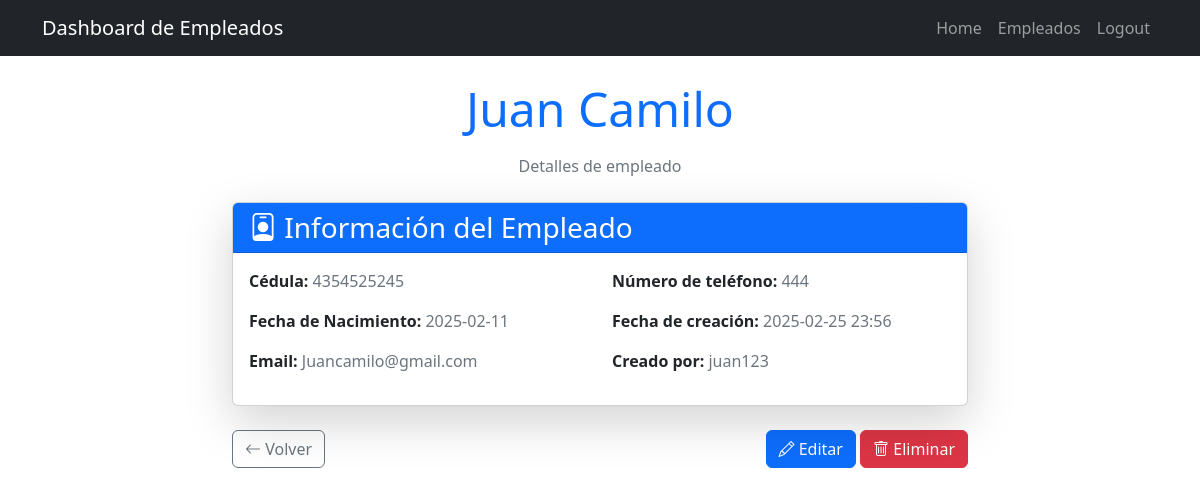
Page /employees/2/ (signed in) on the committed database.
### employees/models.py (models this page shows, shortened)
class Employess(models.Model):
    name = models.CharField(max_length=200)
    DNI = models.CharField(max_length=20)   # en vez de IntegerField
    created = models.DateTimeField(auto_now_add=True)
    birthdate = models.DateField(null=True, blank=True)  # Cambiado a DateField
    email = models.EmailField(max_length=100)  # Cambiado a EmailField
    phone = models.CharField(max_length=20) # en vez de IntegerField
    user = models.ForeignKey(User, on_delete=models.CASCADE)

### employees/views.py (the view)
# urls.py: path('employees/<int:pk>/', EmployeeDetailView.as_view(), name='employee_detail'),
class EmployeeDetailView(LoginRequiredMixin, DetailView):
    model = Employess
    template_name = 'employee_detail.html'
    context_object_name = 'employee'

### employees/templates/employee_detail.html (shortened to what this page needs)
{% extends 'base.html' %} {% block content %}
<div class="container mt-4">
  <div class="row justify-content-center">
    <div class="col-md-8">
      <div class="text-center mb-4">
        <h1 class="display-5 mb-3 text-primary">{{ employee.name }}</h1>
        <p class="text-muted">Detalles de empleado</p>
      </div>
      <div class="card shadow-lg">
        <div class="card-header bg-primary text-white">
          <h3 class="card-title mb-0">
            <i class="bi bi-person-badge"></i> Información del Empleado
          </h3>
        </div>
        <div class="card-body">
          <div class="row">
            <div class="col-md-6">
              <p class="mb-3">
                <strong>Cédula:</strong>
                <span class="text-muted">{{ employee.DNI }}</span>
              </p>
              <p class="mb-3">
                <strong>Fecha de Nacimiento:</strong>
                <span class="text-muted"
                  >{{ employee.birthdate|date:"Y-m-d" }}</span
                >
              </p>
              <p class="mb-3">
                <strong>Email:</strong>
                <span class="text-muted">{{ employee.email }}</span>
              </p>
            </div>
            <div class="col-md-6">
              <p class="mb-3">
                <strong>Número de teléfono:</strong>
                <span class="text-muted">{{ employee.phone }}</span>
              </p>
              <p class="mb-3">
                <strong>Fecha de creación:</strong>
                <span class="text-muted"
                  >{{ employee.created|date:"Y-m-d H:i" }}</span
                >
              </p>
              <p class="mb-3">
                <strong>Creado por:</strong>
                <span class="text-muted">{{ employee.user.username }}</span>
              </p>
            </div>
          </div>
        </div>
      </div>
      <div class="d-flex justify-content-between mt-4">
        <a href="{% url 'employees' %}" class="btn btn-outline-secondary">
          <i class="bi bi-arrow-left"></i> Volver
        </a>
        <div>
          <a
            href="{% url 'update_employee' employee.id %}"
            class="btn btn-primary"
          >
            <i class="bi bi-pencil"></i> Editar
          </a>
          <a
            href="{% url 'delete_employee' employee.id %}"
            class="btn btn-danger"
          >
            <i class="bi bi-trash"></i> Eliminar
          </a>
        </div>
      </div>
    </div>
  </div>
  {% endblock %}

### rows in the picture
Employess: name "Juan Camilo", DNI "4354525245", birthdate "2025-02-11", email "Juancamilo@gmail.com", phone "444", created "2025-02-25 23:56", user.username "juan123"
